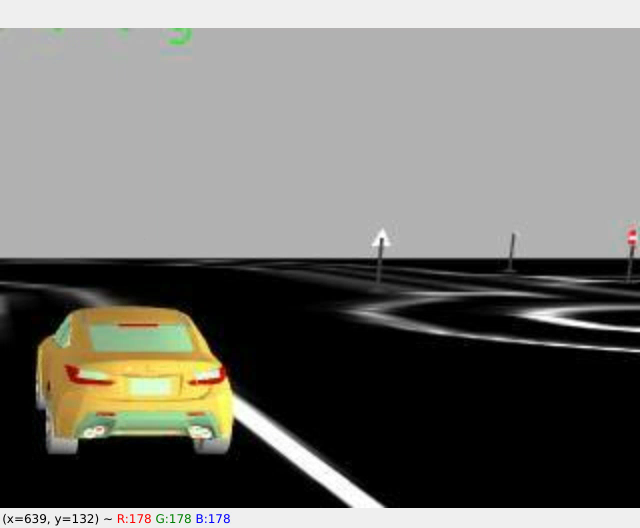
#> input picture frame 104 of nbs/car_det.mp4, 640 x 528 px, given in place of bfmc2020_online_1.avi, which was not available
$ jupyter execute --allow-errors casc_test.ipynb
#> lines starting #> are read from the running program, lines starting #| are printed output that depends on the picture; pictures that were not available may be replaced by others from this repository, and a replacement may not be noted
#> further down, frame is the input picture: shape (528, 640, 3); mean B, G, R 111.9, 116.9, 117.8
#> `frame = cv2.resize(frame, dim, interpolation = cv2.INTER_AREA)`:
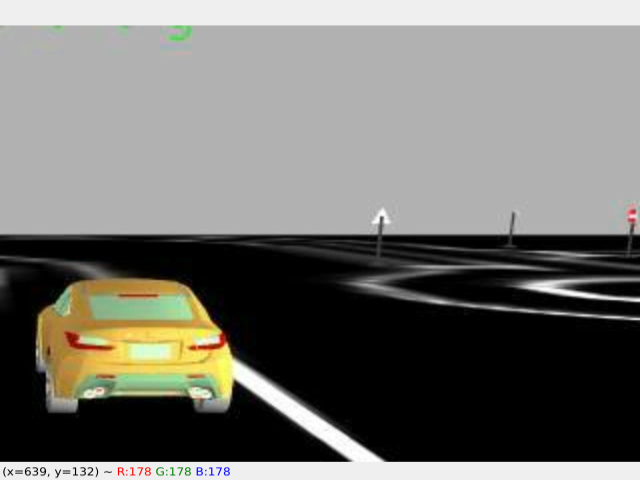
#> frame: shape (480, 640, 3); mean B, G, R 111.9, 116.9, 117.8
#> `gray = cv2.cvtColor(frame, cv2.COLOR_BGR2GRAY)`:
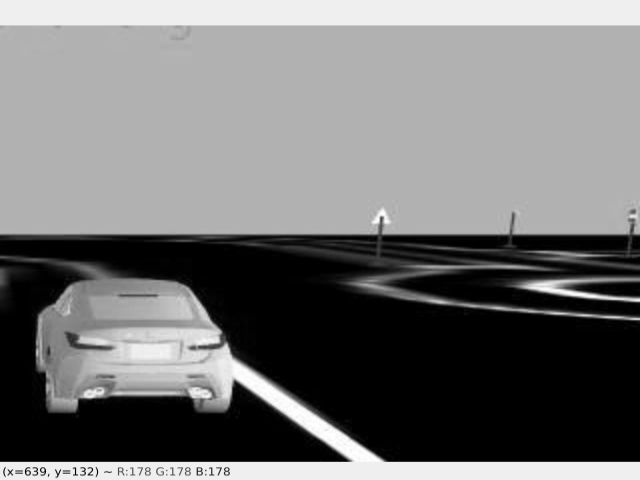
#> gray: shape (480, 640); min 0, max 255, mean 116.6
#> `car_bbox = tl_cascade.detectMultiScale(gray, 1.15, 4)`: car_bbox = [[36, 225, 223, 223]]
[cell 1]
import cv2
import time
import numpy as np

[cell 2]
# cap = cv2.VideoCapture("car_det.mp4")
cap = cv2.VideoCapture("bfmc2020_online_1.avi")

[cell 3]
tl_cascade = cv2.CascadeClassifier("car_cascade.xml")
tl_cascade

[cell 4]
avg_time = []
#> (the rest of this cell did not finish here and is left out)

$ run again, starting later in the video
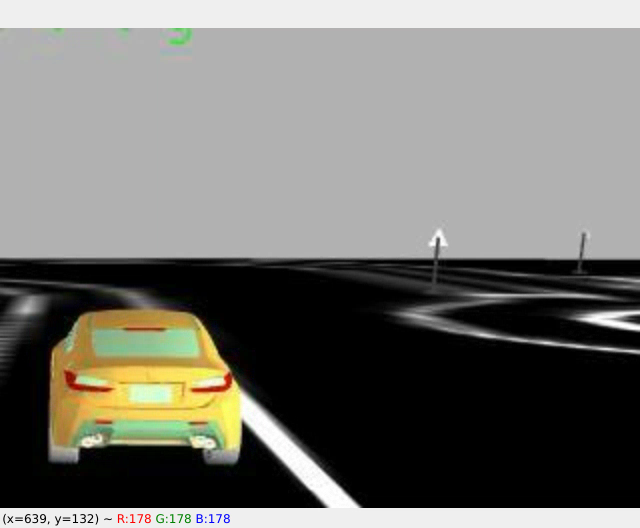
#> input picture frame 834 of nbs/car_det.mp4, 640 x 528 px, given in place of bfmc2020_online_1.avi, which was not available
#> frame is the input picture: shape (528, 640, 3); mean B, G, R 112.7, 118.1, 119
#> `frame = cv2.resize(frame, dim, interpolation = cv2.INTER_AREA)`:
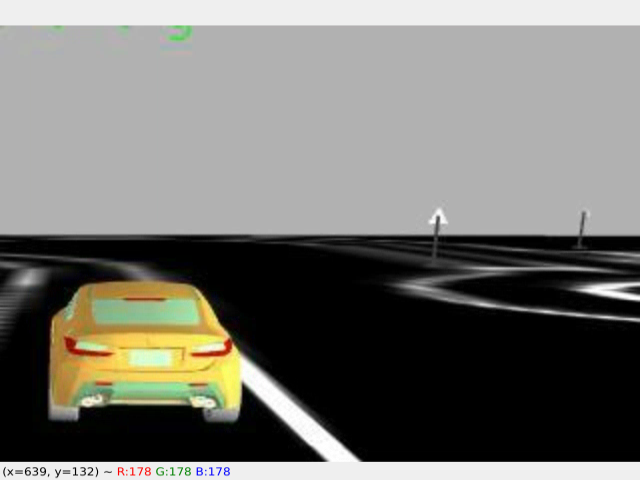
#> frame: shape (480, 640, 3); mean B, G, R 112.7, 118.1, 119
#> `gray = cv2.cvtColor(frame, cv2.COLOR_BGR2GRAY)`:
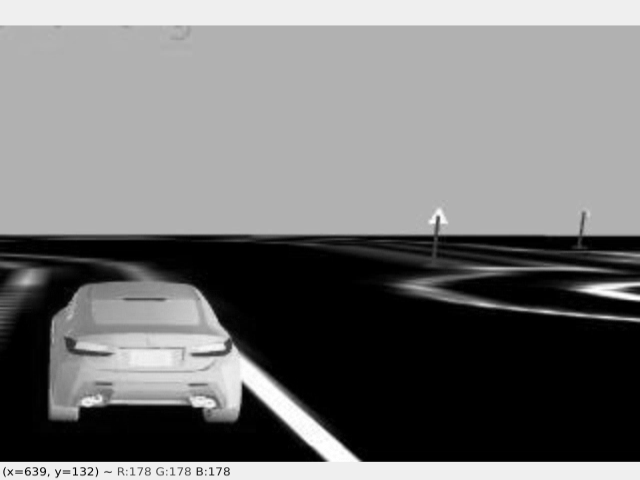
#> gray: shape (480, 640); min 0, max 255, mean 117.8
#> car_bbox = [[37, 229, 227, 227]]
